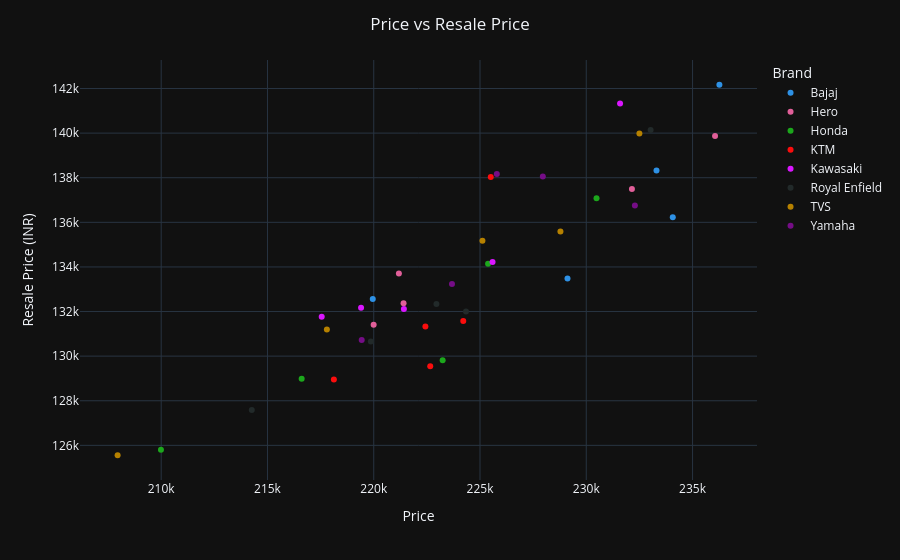

Notebook source saved alongside this figure:
### Code cell
data = df.groupby(['Brand','Model'])[['Price','Resale Price (INR)']].mean().reset_index()
fig = px.scatter(
    data,
    x="Price",
    y="Resale Price (INR)",
    hover_data=["Model"],
    color="Brand",  #Model

    color_discrete_sequence=px.colors.qualitative.Dark24
)

fig.update_layout(
    template="plotly_dark",
    title="Price vs Resale Price",
    title_x=0.5
)

fig.show()

### Figure 1 — Plotly figure (JSON) as saved in the notebook; plotly's stock layout.template omitted (floating-point values rounded to 4 significant figures)
{"data": [{"customdata": [["Avenger 220"], ["CT 100"], ["Dominar 400"], ["Platina 110"], ["Pulsar 150"]], "hovertemplate": "Brand=Bajaj<br>Price=%{x}<br>Resale Price (INR)=%{y}<br>Model=%{customdata[0]}<extra></extra>", "legendgroup": "Bajaj", "marker": {"color": "#2E91E5", "symbol": "circle"}, "mode": "markers", "name": "Bajaj", "orientation": "v", "showlegend": true, "type": "scatter", "x": [236300.0, 229100.0, 220000.0, 234100.0, 233300.0], "xaxis": "x", "y": [142200.0, 133500.0, 132600.0, 136200.0, 138300.0], "yaxis": "y"}, {"customdata": [["Glamour"], ["HF Deluxe"], ["Passion Pro"], ["Splendor Plus"], ["Xtreme 160R"]], "hovertemplate": "Brand=Hero<br>Price=%{x}<br>Resale Price (INR)=%{y}<br>Model=%{customdata[0]}<extra></extra>", "legendgroup": "Hero", "marker": {"color": "#E15F99", "symbol": "circle"}, "mode": "markers", "name": "Hero", "orientation": "v", "showlegend": true, "type": "scatter", "x": [232100.0, 220000.0, 221400.0, 236100.0, 221200.0], "xaxis": "x", "y": [137500.0, 131400.0, 132400.0, 139900.0, 133700.0], "yaxis": "y"}, {"customdata": [["Activa"], ["CBR 650R"], ["Dio"], ["Shine"], ["Unicorn"]], "hovertemplate": "Brand=Honda<br>Price=%{x}<br>Resale Price (INR)=%{y}<br>Model=%{customdata[0]}<extra></extra>", "legendgroup": "Honda", "marker": {"color": "#1CA71C", "symbol": "circle"}, "mode": "markers", "name": "Honda", "orientation": "v", "showlegend": true, "type": "scatter", "x": [230500.0, 225400.0, 216600.0, 210000.0, 223200.0], "xaxis": "x", "y": [137100.0, 134100.0, 129000.0, 125800.0, 129800.0], "yaxis": "y"}, {"customdata": [["125 Duke"], ["250 Duke"], ["390 Adventure"], ["Duke 200"], ["RC 390"]], "hovertemplate": "Brand=KTM<br>Price=%{x}<br>Resale Price (INR)=%{y}<br>Model=%{customdata[0]}<extra></extra>", "legendgroup": "KTM", "marker": {"color": "#FB0D0D", "symbol": "circle"}, "mode": "markers", "name": "KTM", "orientation": "v", "showlegend": true, "type": "scatter", "x": [222700.0, 222400.0, 218100.0, 225500.0, 224200.0], "xaxis": "x", "y": [129600.0, 131300.0, 129000.0, 138000.0, 131600.0], "yaxis": "y"}, {"customdata": [["Ninja 300"], ["Ninja 400"], ["Versys 650"], ["Vulcan S"], ["Z650"]], "hovertemplate": "Brand=Kawasaki<br>Price=%{x}<br>Resale Price (INR)=%{y}<br>Model=%{customdata[0]}<extra></extra>", "legendgroup": "Kawasaki", "marker": {"color": "#DA16FF", "symbol": "circle"}, "mode": "markers", "name": "Kawasaki", "orientation": "v", "showlegend": true, "type": "scatter", "x": [217600.0, 221400.0, 219400.0, 231600.0, 225600.0], "xaxis": "x", "y": [131800.0, 132100.0, 132200.0, 141300.0, 134200.0], "yaxis": "y"}, {"customdata": [["Classic 350"], ["Himalayan"], ["Hunter 350"], ["Interceptor 650"], ["Meteor 350"]], "hovertemplate": "Brand=Royal Enfield<br>Price=%{x}<br>Resale Price (INR)=%{y}<br>Model=%{customdata[0]}<extra></extra>", "legendgroup": "Royal Enfield", "marker": {"color": "#222A2A", "symbol": "circle"}, "mode": "markers", "name": "Royal Enfield", "orientation": "v", "showlegend": true, "type": "scatter", "x": [219900.0, 214300.0, 233000.0, 223000.0, 224300.0], "xaxis": "x", "y": [130700.0, 127600.0, 140100.0, 132300.0, 132000.0], "yaxis": "y"}, {"customdata": [["Apache RTR 160"], ["Jupiter"], ["NTorq 125"], ["Ronin"], ["Sport"]], "hovertemplate": "Brand=TVS<br>Price=%{x}<br>Resale Price (INR)=%{y}<br>Model=%{customdata[0]}<extra></extra>", "legendgroup": "TVS", "marker": {"color": "#B68100", "symbol": "circle"}, "mode": "markers", "name": "TVS", "orientation": "v", "showlegend": true, "type": "scatter", "x": [207900.0, 232500.0, 217800.0, 225100.0, 228800.0], "xaxis": "x", "y": [125600.0, 140000.0, 131200.0, 135200.0, 135600.0], "yaxis": "y"}, {"customdata": [["FZ V3"], ["Fascino 125"], ["MT-15"], ["R15 V4"], ["Ray ZR"]], "hovertemplate": "Brand=Yamaha<br>Price=%{x}<br>Resale Price (INR)=%{y}<br>Model=%{customdata[0]}<extra></extra>", "legendgroup": "Yamaha", "marker": {"color": "#750D86", "symbol": "circle"}, "mode": "markers", "name": "Yamaha", "orientation": "v", "showlegend": true, "type": "scatter", "x": [223700.0, 232300.0, 228000.0, 219400.0, 225800.0], "xaxis": "x", "y": [133200.0, 136800.0, 138100.0, 130700.0, 138200.0], "yaxis": "y"}], "layout": {"legend": {"title": {"text": "Brand"}, "tracegroupgap": 0}, "margin": {"t": 60}, "title": {"text": "Price vs Resale Price", "x": 0.5}, "xaxis": {"anchor": "y", "domain": [0, 1], "title": {"text": "Price"}}, "yaxis": {"anchor": "x", "domain": [0, 1], "title": {"text": "Resale Price (INR)"}}}}
